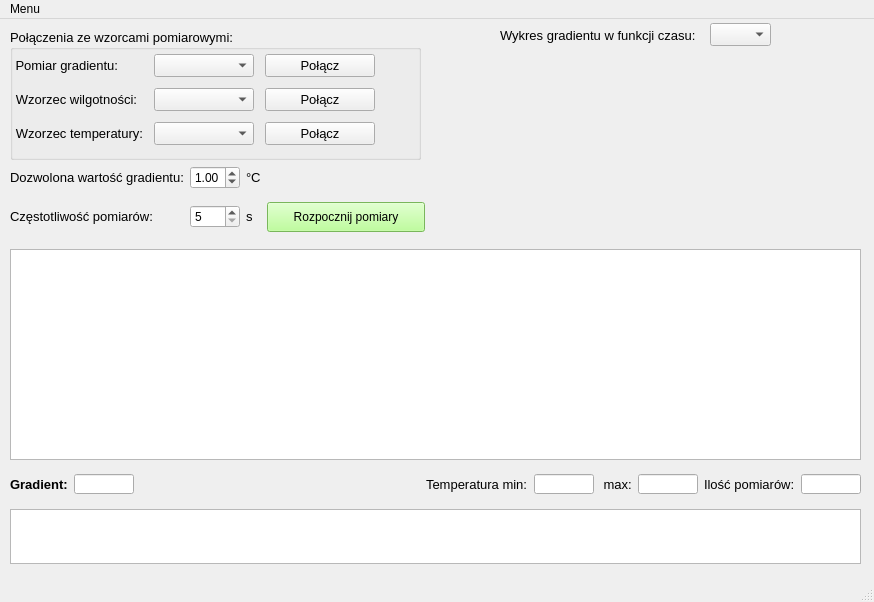
<?xml version="1.0" encoding="UTF-8"?>
<ui version="4.0">
 <class>MainWindow</class>
 <widget class="QMainWindow" name="MainWindow">
  <property name="enabled">
   <bool>true</bool>
  </property>
  <property name="geometry">
   <rect>
    <x>0</x>
    <y>0</y>
    <width>874</width>
    <height>602</height>
   </rect>
  </property>
  <property name="windowTitle">
   <string>Monitor gradientu temperatury</string>
  </property>
  <widget class="QWidget" name="centralwidget">
   <widget class="QSplitter" name="splitter">
    <property name="geometry">
     <rect>
      <x>0</x>
      <y>0</y>
      <width>0</width>
      <height>0</height>
     </rect>
    </property>
    <property name="orientation">
     <enum>Qt::Horizontal</enum>
    </property>
   </widget>
   <widget class="QGroupBox" name="groupBox">
    <property name="geometry">
     <rect>
      <x>10</x>
      <y>10</y>
      <width>411</width>
      <height>131</height>
     </rect>
    </property>
    <property name="font">
     <font>
      <pointsize>10</pointsize>
     </font>
    </property>
    <property name="title">
     <string>Połączenia ze wzorcami pomiarowymi:</string>
    </property>
    <widget class="QWidget" name="gridLayoutWidget">
     <property name="geometry">
      <rect>
       <x>0</x>
       <y>20</y>
       <width>401</width>
       <height>101</height>
      </rect>
     </property>
     <layout class="QGridLayout" name="gridLayout">
      <item row="1" column="2">
       <widget class="QPushButton" name="ConnectRHBtn">
        <property name="sizePolicy">
         <sizepolicy hsizetype="Fixed" vsizetype="Fixed">
          <horstretch>0</horstretch>
          <verstretch>0</verstretch>
         </sizepolicy>
        </property>
        <property name="minimumSize">
         <size>
          <width>0</width>
          <height>0</height>
         </size>
        </property>
        <property name="maximumSize">
         <size>
          <width>110</width>
          <height>25</height>
         </size>
        </property>
        <property name="baseSize">
         <size>
          <width>0</width>
          <height>0</height>
         </size>
        </property>
        <property name="text">
         <string>Połącz</string>
        </property>
       </widget>
      </item>
      <item row="0" column="1">
       <widget class="QComboBox" name="PortListGradComboBox">
        <property name="sizePolicy">
         <sizepolicy hsizetype="Expanding" vsizetype="Expanding">
          <horstretch>0</horstretch>
          <verstretch>0</verstretch>
         </sizepolicy>
        </property>
        <property name="minimumSize">
         <size>
          <width>100</width>
          <height>23</height>
         </size>
        </property>
        <property name="maximumSize">
         <size>
          <width>0</width>
          <height>23</height>
         </size>
        </property>
       </widget>
      </item>
      <item row="1" column="1">
       <widget class="QComboBox" name="PortListRHComboBox">
        <property name="sizePolicy">
         <sizepolicy hsizetype="Expanding" vsizetype="Expanding">
          <horstretch>0</horstretch>
          <verstretch>0</verstretch>
         </sizepolicy>
        </property>
        <property name="minimumSize">
         <size>
          <width>0</width>
          <height>23</height>
         </size>
        </property>
        <property name="maximumSize">
         <size>
          <width>100</width>
          <height>23</height>
         </size>
        </property>
       </widget>
      </item>
      <item row="0" column="2">
       <widget class="QPushButton" name="ConnectGradBtn">
        <property name="sizePolicy">
         <sizepolicy hsizetype="Fixed" vsizetype="Fixed">
          <horstretch>0</horstretch>
          <verstretch>0</verstretch>
         </sizepolicy>
        </property>
        <property name="minimumSize">
         <size>
          <width>0</width>
          <height>0</height>
         </size>
        </property>
        <property name="maximumSize">
         <size>
          <width>110</width>
          <height>25</height>
         </size>
        </property>
        <property name="baseSize">
         <size>
          <width>0</width>
          <height>0</height>
         </size>
        </property>
        <property name="text">
         <string>Połącz</string>
        </property>
       </widget>
      </item>
      <item row="1" column="0">
       <widget class="QLabel" name="label_3">
        <property name="sizePolicy">
         <sizepolicy hsizetype="Maximum" vsizetype="Maximum">
          <horstretch>0</horstretch>
          <verstretch>0</verstretch>
         </sizepolicy>
        </property>
        <property name="font">
         <font>
          <pointsize>10</pointsize>
          <weight>50</weight>
          <bold>false</bold>
         </font>
        </property>
        <property name="text">
         <string>Wzorzec wilgotności:</string>
        </property>
        <property name="alignment">
         <set>Qt::AlignRight|Qt::AlignTrailing|Qt::AlignVCenter</set>
        </property>
       </widget>
      </item>
      <item row="0" column="0">
       <widget class="QLabel" name="label">
        <property name="sizePolicy">
         <sizepolicy hsizetype="Maximum" vsizetype="Maximum">
          <horstretch>0</horstretch>
          <verstretch>0</verstretch>
         </sizepolicy>
        </property>
        <property name="font">
         <font>
          <pointsize>10</pointsize>
          <weight>50</weight>
          <bold>false</bold>
         </font>
        </property>
        <property name="text">
         <string>Pomiar gradientu:</string>
        </property>
        <property name="alignment">
         <set>Qt::AlignRight|Qt::AlignTrailing|Qt::AlignVCenter</set>
        </property>
       </widget>
      </item>
      <item row="2" column="2">
       <widget class="QPushButton" name="ConnectTempBtn">
        <property name="sizePolicy">
         <sizepolicy hsizetype="Fixed" vsizetype="Fixed">
          <horstretch>0</horstretch>
          <verstretch>0</verstretch>
         </sizepolicy>
        </property>
        <property name="minimumSize">
         <size>
          <width>0</width>
          <height>0</height>
         </size>
        </property>
        <property name="maximumSize">
         <size>
          <width>110</width>
          <height>25</height>
         </size>
        </property>
        <property name="baseSize">
         <size>
          <width>0</width>
          <height>0</height>
         </size>
        </property>
        <property name="text">
         <string>Połącz</string>
        </property>
       </widget>
      </item>
      <item row="2" column="1">
       <widget class="QComboBox" name="PortListTempComboBox">
        <property name="sizePolicy">
         <sizepolicy hsizetype="Expanding" vsizetype="Expanding">
          <horstretch>0</horstretch>
          <verstretch>0</verstretch>
         </sizepolicy>
        </property>
        <property name="minimumSize">
         <size>
          <width>100</width>
          <height>23</height>
         </size>
        </property>
        <property name="maximumSize">
         <size>
          <width>100</width>
          <height>23</height>
         </size>
        </property>
       </widget>
      </item>
      <item row="1" column="3">
       <widget class="QLabel" name="LedRHStatusLabel">
        <property name="sizePolicy">
         <sizepolicy hsizetype="Preferred" vsizetype="Fixed">
          <horstretch>0</horstretch>
          <verstretch>0</verstretch>
         </sizepolicy>
        </property>
        <property name="maximumSize">
         <size>
          <width>20</width>
          <height>20</height>
         </size>
        </property>
        <property name="text">
         <string/>
        </property>
        <property name="pixmap">
         <pixmap resource="resources.qrc">:/icons/led-red-on.png</pixmap>
        </property>
        <property name="scaledContents">
         <bool>true</bool>
        </property>
        <property name="alignment">
         <set>Qt::AlignCenter</set>
        </property>
       </widget>
      </item>
      <item row="2" column="3">
       <widget class="QLabel" name="LedTempStatusLabel">
        <property name="sizePolicy">
         <sizepolicy hsizetype="Preferred" vsizetype="Fixed">
          <horstretch>0</horstretch>
          <verstretch>0</verstretch>
         </sizepolicy>
        </property>
        <property name="maximumSize">
         <size>
          <width>20</width>
          <height>20</height>
         </size>
        </property>
        <property name="text">
         <string/>
        </property>
        <property name="pixmap">
         <pixmap resource="resources.qrc">:/icons/led-red-on.png</pixmap>
        </property>
        <property name="scaledContents">
         <bool>true</bool>
        </property>
        <property name="alignment">
         <set>Qt::AlignCenter</set>
        </property>
       </widget>
      </item>
      <item row="0" column="3">
       <widget class="QLabel" name="LedGradStatusLabel">
        <property name="sizePolicy">
         <sizepolicy hsizetype="Preferred" vsizetype="Fixed">
          <horstretch>0</horstretch>
          <verstretch>0</verstretch>
         </sizepolicy>
        </property>
        <property name="maximumSize">
         <size>
          <width>20</width>
          <height>20</height>
         </size>
        </property>
        <property name="text">
         <string/>
        </property>
        <property name="pixmap">
         <pixmap resource="resources.qrc">:/icons/led-red-on.png</pixmap>
        </property>
        <property name="scaledContents">
         <bool>true</bool>
        </property>
        <property name="alignment">
         <set>Qt::AlignCenter</set>
        </property>
       </widget>
      </item>
      <item row="2" column="0">
       <widget class="QLabel" name="label_6">
        <property name="sizePolicy">
         <sizepolicy hsizetype="Maximum" vsizetype="Maximum">
          <horstretch>0</horstretch>
          <verstretch>0</verstretch>
         </sizepolicy>
        </property>
        <property name="font">
         <font>
          <pointsize>10</pointsize>
          <weight>50</weight>
          <bold>false</bold>
         </font>
        </property>
        <property name="text">
         <string>Wzorzec temperatury:</string>
        </property>
        <property name="alignment">
         <set>Qt::AlignRight|Qt::AlignTrailing|Qt::AlignVCenter</set>
        </property>
       </widget>
      </item>
     </layout>
    </widget>
   </widget>
   <widget class="QListWidget" name="logList">
    <property name="geometry">
     <rect>
      <x>10</x>
      <y>490</y>
      <width>851</width>
      <height>55</height>
     </rect>
    </property>
    <property name="sizePolicy">
     <sizepolicy hsizetype="Expanding" vsizetype="Maximum">
      <horstretch>0</horstretch>
      <verstretch>0</verstretch>
     </sizepolicy>
    </property>
    <property name="maximumSize">
     <size>
      <width>16777215</width>
      <height>55</height>
     </size>
    </property>
   </widget>
   <widget class="QTableView" name="tableView">
    <property name="geometry">
     <rect>
      <x>10</x>
      <y>230</y>
      <width>851</width>
      <height>211</height>
     </rect>
    </property>
   </widget>
   <widget class="QWidget" name="horizontalLayoutWidget_2">
    <property name="geometry">
     <rect>
      <x>10</x>
      <y>450</y>
      <width>851</width>
      <height>31</height>
     </rect>
    </property>
    <layout class="QHBoxLayout" name="horizontalLayout">
     <item>
      <widget class="QLabel" name="label_2">
       <property name="sizePolicy">
        <sizepolicy hsizetype="Maximum" vsizetype="Maximum">
         <horstretch>0</horstretch>
         <verstretch>0</verstretch>
        </sizepolicy>
       </property>
       <property name="font">
        <font>
         <pointsize>10</pointsize>
         <weight>75</weight>
         <bold>true</bold>
        </font>
       </property>
       <property name="text">
        <string>Gradient:</string>
       </property>
      </widget>
     </item>
     <item>
      <widget class="QLineEdit" name="gradLineEdit">
       <property name="sizePolicy">
        <sizepolicy hsizetype="Fixed" vsizetype="Fixed">
         <horstretch>0</horstretch>
         <verstretch>0</verstretch>
        </sizepolicy>
       </property>
       <property name="maximumSize">
        <size>
         <width>60</width>
         <height>20</height>
        </size>
       </property>
       <property name="font">
        <font>
         <pointsize>10</pointsize>
        </font>
       </property>
       <property name="readOnly">
        <bool>true</bool>
       </property>
      </widget>
     </item>
     <item>
      <spacer name="horizontalSpacer">
       <property name="orientation">
        <enum>Qt::Horizontal</enum>
       </property>
       <property name="sizeHint" stdset="0">
        <size>
         <width>40</width>
         <height>20</height>
        </size>
       </property>
      </spacer>
     </item>
     <item>
      <widget class="QLabel" name="label_8">
       <property name="sizePolicy">
        <sizepolicy hsizetype="Maximum" vsizetype="Maximum">
         <horstretch>0</horstretch>
         <verstretch>0</verstretch>
        </sizepolicy>
       </property>
       <property name="font">
        <font>
         <pointsize>10</pointsize>
         <weight>50</weight>
         <bold>false</bold>
        </font>
       </property>
       <property name="text">
        <string>Temperatura min:</string>
       </property>
      </widget>
     </item>
     <item>
      <widget class="QLineEdit" name="minTempLineEdit">
       <property name="sizePolicy">
        <sizepolicy hsizetype="Fixed" vsizetype="Fixed">
         <horstretch>0</horstretch>
         <verstretch>0</verstretch>
        </sizepolicy>
       </property>
       <property name="maximumSize">
        <size>
         <width>60</width>
         <height>20</height>
        </size>
       </property>
       <property name="font">
        <font>
         <pointsize>10</pointsize>
        </font>
       </property>
       <property name="readOnly">
        <bool>true</bool>
       </property>
      </widget>
     </item>
     <item>
      <widget class="QLabel" name="label_9">
       <property name="sizePolicy">
        <sizepolicy hsizetype="Maximum" vsizetype="Maximum">
         <horstretch>0</horstretch>
         <verstretch>0</verstretch>
        </sizepolicy>
       </property>
       <property name="font">
        <font>
         <pointsize>10</pointsize>
         <weight>50</weight>
         <bold>false</bold>
        </font>
       </property>
       <property name="text">
        <string> max:</string>
       </property>
      </widget>
     </item>
     <item>
      <widget class="QLineEdit" name="maxTempLineEdit">
       <property name="sizePolicy">
        <sizepolicy hsizetype="Fixed" vsizetype="Fixed">
         <horstretch>0</horstretch>
         <verstretch>0</verstretch>
        </sizepolicy>
       </property>
       <property name="maximumSize">
        <size>
         <width>60</width>
         <height>20</height>
        </size>
       </property>
       <property name="font">
        <font>
         <pointsize>10</pointsize>
        </font>
       </property>
       <property name="readOnly">
        <bool>true</bool>
       </property>
      </widget>
     </item>
     <item>
      <widget class="QLabel" name="label_10">
       <property name="sizePolicy">
        <sizepolicy hsizetype="Maximum" vsizetype="Maximum">
         <horstretch>0</horstretch>
         <verstretch>0</verstretch>
        </sizepolicy>
       </property>
       <property name="font">
        <font>
         <pointsize>10</pointsize>
         <weight>50</weight>
         <bold>false</bold>
        </font>
       </property>
       <property name="text">
        <string>Ilość pomiarów:</string>
       </property>
      </widget>
     </item>
     <item>
      <widget class="QLineEdit" name="countMeasLineEdit">
       <property name="sizePolicy">
        <sizepolicy hsizetype="Fixed" vsizetype="Fixed">
         <horstretch>0</horstretch>
         <verstretch>0</verstretch>
        </sizepolicy>
       </property>
       <property name="maximumSize">
        <size>
         <width>60</width>
         <height>20</height>
        </size>
       </property>
       <property name="font">
        <font>
         <pointsize>10</pointsize>
        </font>
       </property>
       <property name="readOnly">
        <bool>true</bool>
       </property>
      </widget>
     </item>
    </layout>
   </widget>
   <widget class="QWidget" name="gridLayoutWidget_4">
    <property name="geometry">
     <rect>
      <x>10</x>
      <y>140</y>
      <width>441</width>
      <height>80</height>
     </rect>
    </property>
    <layout class="QGridLayout" name="gridLayout_5">
     <item row="1" column="1">
      <widget class="QSpinBox" name="spinBox">
       <property name="enabled">
        <bool>true</bool>
       </property>
       <property name="maximumSize">
        <size>
         <width>50</width>
         <height>23</height>
        </size>
       </property>
       <property name="minimum">
        <number>5</number>
       </property>
       <property name="maximum">
        <number>180</number>
       </property>
      </widget>
     </item>
     <item row="0" column="1">
      <widget class="QDoubleSpinBox" name="maxAllowedGradSpinBox">
       <property name="minimumSize">
        <size>
         <width>0</width>
         <height>23</height>
        </size>
       </property>
       <property name="maximumSize">
        <size>
         <width>50</width>
         <height>23</height>
        </size>
       </property>
       <property name="frame">
        <bool>true</bool>
       </property>
       <property name="correctionMode">
        <enum>QAbstractSpinBox::CorrectToNearestValue</enum>
       </property>
       <property name="singleStep">
        <double>0.100000000000000</double>
       </property>
       <property name="value">
        <double>1.000000000000000</double>
       </property>
      </widget>
     </item>
     <item row="0" column="2">
      <widget class="QLabel" name="label_16">
       <property name="sizePolicy">
        <sizepolicy hsizetype="Maximum" vsizetype="Maximum">
         <horstretch>0</horstretch>
         <verstretch>0</verstretch>
        </sizepolicy>
       </property>
       <property name="font">
        <font>
         <pointsize>10</pointsize>
         <weight>50</weight>
         <bold>false</bold>
        </font>
       </property>
       <property name="frameShadow">
        <enum>QFrame::Plain</enum>
       </property>
       <property name="text">
        <string>°C</string>
       </property>
      </widget>
     </item>
     <item row="1" column="0">
      <widget class="QLabel" name="label_13">
       <property name="sizePolicy">
        <sizepolicy hsizetype="Maximum" vsizetype="Maximum">
         <horstretch>0</horstretch>
         <verstretch>0</verstretch>
        </sizepolicy>
       </property>
       <property name="font">
        <font>
         <pointsize>10</pointsize>
         <weight>50</weight>
         <bold>false</bold>
        </font>
       </property>
       <property name="autoFillBackground">
        <bool>false</bool>
       </property>
       <property name="frameShadow">
        <enum>QFrame::Plain</enum>
       </property>
       <property name="text">
        <string>Częstotliwość pomiarów:</string>
       </property>
       <property name="alignment">
        <set>Qt::AlignLeading|Qt::AlignLeft|Qt::AlignVCenter</set>
       </property>
      </widget>
     </item>
     <item row="1" column="4">
      <widget class="QLabel" name="measureStatusLedLabel">
       <property name="maximumSize">
        <size>
         <width>20</width>
         <height>20</height>
        </size>
       </property>
       <property name="text">
        <string/>
       </property>
       <property name="pixmap">
        <pixmap resource="resources.qrc">:/icons/led-red-on.png</pixmap>
       </property>
       <property name="scaledContents">
        <bool>true</bool>
       </property>
      </widget>
     </item>
     <item row="1" column="2">
      <widget class="QLabel" name="label_14">
       <property name="sizePolicy">
        <sizepolicy hsizetype="Maximum" vsizetype="Maximum">
         <horstretch>0</horstretch>
         <verstretch>0</verstretch>
        </sizepolicy>
       </property>
       <property name="font">
        <font>
         <pointsize>10</pointsize>
         <weight>50</weight>
         <bold>false</bold>
        </font>
       </property>
       <property name="frameShadow">
        <enum>QFrame::Plain</enum>
       </property>
       <property name="text">
        <string>s</string>
       </property>
      </widget>
     </item>
     <item row="1" column="3">
      <widget class="QPushButton" name="MeasureBtn">
       <property name="sizePolicy">
        <sizepolicy hsizetype="Minimum" vsizetype="Minimum">
         <horstretch>0</horstretch>
         <verstretch>0</verstretch>
        </sizepolicy>
       </property>
       <property name="minimumSize">
        <size>
         <width>20</width>
         <height>30</height>
        </size>
       </property>
       <property name="autoFillBackground">
        <bool>false</bool>
       </property>
       <property name="styleSheet">
        <string notr="true">background-color: rgb(170, 255, 127);</string>
       </property>
       <property name="text">
        <string>Rozpocznij pomiary</string>
       </property>
      </widget>
     </item>
     <item row="0" column="0">
      <widget class="QLabel" name="label_15">
       <property name="sizePolicy">
        <sizepolicy hsizetype="Maximum" vsizetype="Maximum">
         <horstretch>0</horstretch>
         <verstretch>0</verstretch>
        </sizepolicy>
       </property>
       <property name="font">
        <font>
         <pointsize>10</pointsize>
         <weight>50</weight>
         <bold>false</bold>
        </font>
       </property>
       <property name="frameShadow">
        <enum>QFrame::Plain</enum>
       </property>
       <property name="text">
        <string>Dozwolona wartość gradientu:</string>
       </property>
      </widget>
     </item>
    </layout>
   </widget>
   <widget class="QWidget" name="verticalLayoutWidget">
    <property name="geometry">
     <rect>
      <x>460</x>
      <y>30</y>
      <width>401</width>
      <height>191</height>
     </rect>
    </property>
    <layout class="QVBoxLayout" name="mplvl"/>
   </widget>
   <widget class="QWidget" name="horizontalLayoutWidget">
    <property name="geometry">
     <rect>
      <x>500</x>
      <y>0</y>
      <width>271</width>
      <height>32</height>
     </rect>
    </property>
    <layout class="QHBoxLayout" name="horizontalLayout_2">
     <item>
      <widget class="QLabel" name="label_4">
       <property name="font">
        <font>
         <pointsize>10</pointsize>
        </font>
       </property>
       <property name="text">
        <string>Wykres gradientu w funkcji czasu:</string>
       </property>
      </widget>
     </item>
     <item>
      <widget class="QComboBox" name="PlotTimeComboBox">
       <property name="sizePolicy">
        <sizepolicy hsizetype="Expanding" vsizetype="Expanding">
         <horstretch>0</horstretch>
         <verstretch>0</verstretch>
        </sizepolicy>
       </property>
       <property name="minimumSize">
        <size>
         <width>61</width>
         <height>20</height>
        </size>
       </property>
       <property name="maximumSize">
        <size>
         <width>0</width>
         <height>23</height>
        </size>
       </property>
      </widget>
     </item>
    </layout>
   </widget>
  </widget>
  <widget class="QMenuBar" name="menubar">
   <property name="geometry">
    <rect>
     <x>0</x>
     <y>0</y>
     <width>874</width>
     <height>21</height>
    </rect>
   </property>
   <widget class="QMenu" name="menuMenu">
    <property name="title">
     <string>Menu</string>
    </property>
    <addaction name="refreshMenu"/>
    <addaction name="actionInne_nic"/>
   </widget>
   <addaction name="menuMenu"/>
  </widget>
  <widget class="QStatusBar" name="statusbar"/>
  <action name="refreshMenu">
   <property name="text">
    <string>Odśwież listę portów COM</string>
   </property>
  </action>
  <action name="actionInne_nic">
   <property name="text">
    <string>Inne nic</string>
   </property>
  </action>
  <action name="actionJeszcze_bardziej_inne_nic">
   <property name="text">
    <string>Jeszcze bardziej inne nic</string>
   </property>
  </action>
 </widget>
 <resources>
  <include location="resources.qrc"/>
 </resources>
 <connections/>
</ui>
